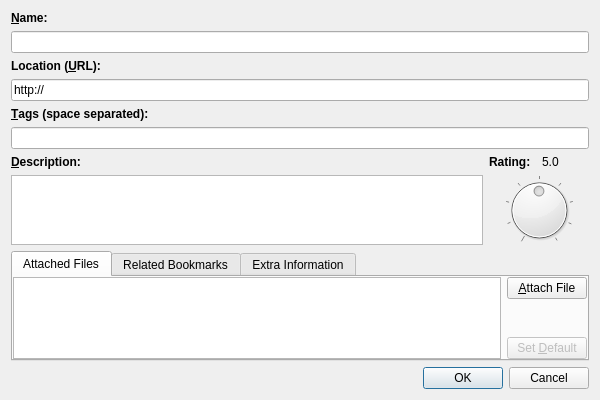
<?xml version="1.0" encoding="UTF-8"?>
<ui version="4.0">
 <class>BookmarkEditDialog</class>
 <widget class="QDialog" name="BookmarkEditDialog">
  <property name="geometry">
   <rect>
    <x>0</x>
    <y>0</y>
    <width>600</width>
    <height>400</height>
   </rect>
  </property>
  <property name="windowTitle">
   <string>Dialog</string>
  </property>
  <layout class="QVBoxLayout" name="verticalLayout" stretch="0,0,0,0,0,0,1,0,0">
   <item>
    <widget class="QLabel" name="lblName">
     <property name="styleSheet">
      <string notr="true">QLabel { font-weight: bold; }</string>
     </property>
     <property name="text">
      <string>&amp;Name:</string>
     </property>
     <property name="buddy">
      <cstring>leName</cstring>
     </property>
    </widget>
   </item>
   <item>
    <widget class="QLineEdit" name="leName"/>
   </item>
   <item>
    <widget class="QLabel" name="lblURL">
     <property name="styleSheet">
      <string notr="true">QLabel { font-weight: bold; }</string>
     </property>
     <property name="text">
      <string>Location (&amp;URL):</string>
     </property>
     <property name="buddy">
      <cstring>leURL</cstring>
     </property>
    </widget>
   </item>
   <item>
    <widget class="QLineEdit" name="leURL">
     <property name="text">
      <string>http://</string>
     </property>
    </widget>
   </item>
   <item>
    <widget class="QLabel" name="lblTags">
     <property name="styleSheet">
      <string notr="true">QLabel { font-weight: bold; }</string>
     </property>
     <property name="text">
      <string>&amp;Tags (space separated):</string>
     </property>
     <property name="buddy">
      <cstring>leTags</cstring>
     </property>
    </widget>
   </item>
   <item>
    <widget class="TagLineEdit" name="leTags"/>
   </item>
   <item>
    <widget class="QWidget" name="widget" native="true">
     <layout class="QHBoxLayout" name="horizontalLayout_4">
      <property name="leftMargin">
       <number>0</number>
      </property>
      <property name="topMargin">
       <number>0</number>
      </property>
      <property name="rightMargin">
       <number>0</number>
      </property>
      <property name="bottomMargin">
       <number>0</number>
      </property>
      <item>
       <layout class="QVBoxLayout" name="verticalLayout_3">
        <item>
         <widget class="QLabel" name="lblDesc">
          <property name="styleSheet">
           <string notr="true">QLabel { font-weight: bold; }</string>
          </property>
          <property name="text">
           <string>&amp;Description:</string>
          </property>
          <property name="buddy">
           <cstring>ptxDesc</cstring>
          </property>
         </widget>
        </item>
        <item>
         <widget class="QPlainTextEdit" name="ptxDesc"/>
        </item>
       </layout>
      </item>
      <item>
       <layout class="QVBoxLayout" name="verticalLayout_2" stretch="0,1">
        <item>
         <layout class="QHBoxLayout" name="horizontalLayout_3">
          <item>
           <widget class="QLabel" name="lblRating">
            <property name="styleSheet">
             <string notr="true">QLabel { font-weight: bold; }</string>
            </property>
            <property name="text">
             <string>Rating:</string>
            </property>
            <property name="buddy">
             <cstring>dialRating</cstring>
            </property>
           </widget>
          </item>
          <item>
           <widget class="QLabel" name="lblRatingValue">
            <property name="text">
             <string>5.0</string>
            </property>
           </widget>
          </item>
         </layout>
        </item>
        <item>
         <widget class="QDial" name="dialRating">
          <property name="maximum">
           <number>100</number>
          </property>
          <property name="value">
           <number>50</number>
          </property>
          <property name="notchTarget">
           <double>12.500000000000000</double>
          </property>
          <property name="notchesVisible">
           <bool>true</bool>
          </property>
         </widget>
        </item>
       </layout>
      </item>
     </layout>
    </widget>
   </item>
   <item>
    <widget class="QTabWidget" name="tabWidget">
     <property name="currentIndex">
      <number>0</number>
     </property>
     <widget class="QWidget" name="tabAttachedFiles">
      <attribute name="title">
       <string>Attached Files</string>
      </attribute>
      <layout class="QHBoxLayout" name="horizontalLayout">
       <property name="leftMargin">
        <number>0</number>
       </property>
       <property name="topMargin">
        <number>0</number>
       </property>
       <property name="rightMargin">
        <number>0</number>
       </property>
       <property name="bottomMargin">
        <number>0</number>
       </property>
       <item>
        <widget class="QStackedWidget" name="stwFileAttachments">
         <property name="currentIndex">
          <number>0</number>
         </property>
         <widget class="QWidget" name="pageAttachedFiles">
          <layout class="QHBoxLayout" name="horizontalLayout_6">
           <property name="leftMargin">
            <number>0</number>
           </property>
           <property name="topMargin">
            <number>0</number>
           </property>
           <property name="rightMargin">
            <number>0</number>
           </property>
           <property name="bottomMargin">
            <number>0</number>
           </property>
           <item>
            <widget class="QTableWidget" name="twAttachedFiles">
             <property name="contextMenuPolicy">
              <enum>Qt::CustomContextMenu</enum>
             </property>
             <property name="editTriggers">
              <set>QAbstractItemView::NoEditTriggers</set>
             </property>
             <property name="selectionMode">
              <enum>QAbstractItemView::SingleSelection</enum>
             </property>
             <property name="selectionBehavior">
              <enum>QAbstractItemView::SelectRows</enum>
             </property>
             <attribute name="horizontalHeaderHighlightSections">
              <bool>false</bool>
             </attribute>
             <attribute name="verticalHeaderVisible">
              <bool>false</bool>
             </attribute>
             <attribute name="verticalHeaderHighlightSections">
              <bool>false</bool>
             </attribute>
            </widget>
           </item>
           <item>
            <layout class="QVBoxLayout" name="verticalLayout_4">
             <item>
              <widget class="QPushButton" name="btnShowAttachUI">
               <property name="text">
                <string>&amp;Attach File</string>
               </property>
              </widget>
             </item>
             <item>
              <spacer name="verticalSpacer">
               <property name="orientation">
                <enum>Qt::Vertical</enum>
               </property>
               <property name="sizeHint" stdset="0">
                <size>
                 <width>20</width>
                 <height>18</height>
                </size>
               </property>
              </spacer>
             </item>
             <item>
              <widget class="QPushButton" name="btnSetFileAsDefault">
               <property name="enabled">
                <bool>false</bool>
               </property>
               <property name="text">
                <string>Set &amp;Default</string>
               </property>
              </widget>
             </item>
            </layout>
           </item>
          </layout>
         </widget>
         <widget class="QWidget" name="pageAttachNew">
          <layout class="QGridLayout" name="gridLayout">
           <property name="leftMargin">
            <number>0</number>
           </property>
           <property name="topMargin">
            <number>0</number>
           </property>
           <property name="rightMargin">
            <number>0</number>
           </property>
           <property name="bottomMargin">
            <number>0</number>
           </property>
           <item row="0" column="0">
            <widget class="QLabel" name="lblFileName">
             <property name="text">
              <string>&amp;File Name:</string>
             </property>
             <property name="buddy">
              <cstring>leFileName</cstring>
             </property>
            </widget>
           </item>
           <item row="0" column="1">
            <widget class="QLineEdit" name="leFileName"/>
           </item>
           <item row="0" column="2" rowspan="3">
            <layout class="QVBoxLayout" name="verticalLayout_5">
             <item>
              <widget class="QPushButton" name="btnBrowse">
               <property name="text">
                <string>&amp;Browse...</string>
               </property>
              </widget>
             </item>
             <item>
              <widget class="QPushButton" name="btnAttach">
               <property name="text">
                <string>&amp;Attach</string>
               </property>
              </widget>
             </item>
             <item>
              <widget class="QPushButton" name="btnCancelAttach">
               <property name="text">
                <string>&amp;Cancel</string>
               </property>
              </widget>
             </item>
             <item>
              <spacer name="verticalSpacer_2">
               <property name="orientation">
                <enum>Qt::Vertical</enum>
               </property>
               <property name="sizeHint" stdset="0">
                <size>
                 <width>20</width>
                 <height>40</height>
                </size>
               </property>
              </spacer>
             </item>
            </layout>
           </item>
           <item row="1" column="0">
            <widget class="QWidget" name="widget_2" native="true"/>
           </item>
           <item row="1" column="1">
            <widget class="QCheckBox" name="chkRemoveOriginalFile">
             <property name="text">
              <string>&amp;Remove Original Files After Attaching</string>
             </property>
            </widget>
           </item>
           <item row="2" column="0">
            <widget class="QWidget" name="widget_3" native="true"/>
           </item>
           <item row="2" column="1">
            <spacer name="horizontalSpacer_2">
             <property name="orientation">
              <enum>Qt::Horizontal</enum>
             </property>
             <property name="sizeHint" stdset="0">
              <size>
               <width>431</width>
               <height>20</height>
              </size>
             </property>
            </spacer>
           </item>
          </layout>
          <zorder>chkRemoveOriginalFile</zorder>
          <zorder>lblFileName</zorder>
          <zorder>leFileName</zorder>
          <zorder>horizontalSpacer_2</zorder>
          <zorder>widget_2</zorder>
          <zorder>widget_3</zorder>
         </widget>
        </widget>
       </item>
      </layout>
     </widget>
     <widget class="QWidget" name="tabRelatedBookmarks">
      <attribute name="title">
       <string>Related Bookmarks</string>
      </attribute>
      <layout class="QHBoxLayout" name="horizontalLayout_2" stretch="1,0">
       <property name="leftMargin">
        <number>0</number>
       </property>
       <property name="topMargin">
        <number>0</number>
       </property>
       <property name="rightMargin">
        <number>0</number>
       </property>
       <property name="bottomMargin">
        <number>0</number>
       </property>
       <item>
        <widget class="BookmarksView" name="bvLinkedBookmarks" native="true"/>
       </item>
       <item>
        <layout class="QVBoxLayout" name="verticalLayout_6">
         <item>
          <widget class="QPushButton" name="btnLinkBookmark">
           <property name="text">
            <string>&amp;Link Bookmark</string>
           </property>
          </widget>
         </item>
         <item>
          <widget class="QPushButton" name="btnRemoveLink">
           <property name="enabled">
            <bool>false</bool>
           </property>
           <property name="text">
            <string>&amp;Remove Link</string>
           </property>
          </widget>
         </item>
         <item>
          <spacer name="verticalSpacer_3">
           <property name="orientation">
            <enum>Qt::Vertical</enum>
           </property>
           <property name="sizeHint" stdset="0">
            <size>
             <width>20</width>
             <height>18</height>
            </size>
           </property>
          </spacer>
         </item>
        </layout>
       </item>
      </layout>
     </widget>
     <widget class="QWidget" name="tabExtraInfo">
      <attribute name="title">
       <string>Extra Information</string>
      </attribute>
      <layout class="QHBoxLayout" name="horizontalLayout_5">
       <property name="leftMargin">
        <number>0</number>
       </property>
       <property name="topMargin">
        <number>0</number>
       </property>
       <property name="rightMargin">
        <number>0</number>
       </property>
       <property name="bottomMargin">
        <number>0</number>
       </property>
       <item>
        <widget class="QTableView" name="tvExtraInfos">
         <property name="editTriggers">
          <set>QAbstractItemView::DoubleClicked|QAbstractItemView::EditKeyPressed</set>
         </property>
        </widget>
       </item>
       <item>
        <layout class="QVBoxLayout" name="verticalLayout_7">
         <item>
          <widget class="QPushButton" name="btnAddExtraInfo">
           <property name="text">
            <string>Add</string>
           </property>
          </widget>
         </item>
         <item>
          <widget class="QPushButton" name="btnRemoveExtraInfo">
           <property name="text">
            <string>Remove</string>
           </property>
          </widget>
         </item>
         <item>
          <spacer name="verticalSpacer_4">
           <property name="orientation">
            <enum>Qt::Vertical</enum>
           </property>
           <property name="sizeHint" stdset="0">
            <size>
             <width>20</width>
             <height>17</height>
            </size>
           </property>
          </spacer>
         </item>
        </layout>
       </item>
      </layout>
     </widget>
    </widget>
   </item>
   <item>
    <widget class="QDialogButtonBox" name="buttonBox">
     <property name="orientation">
      <enum>Qt::Horizontal</enum>
     </property>
     <property name="standardButtons">
      <set>QDialogButtonBox::Cancel|QDialogButtonBox::Ok</set>
     </property>
    </widget>
   </item>
  </layout>
 </widget>
 <customwidgets>
  <customwidget>
   <class>TagLineEdit</class>
   <extends>QLineEdit</extends>
   <header>TagLineEdit.h</header>
  </customwidget>
  <customwidget>
   <class>BookmarksView</class>
   <extends>QWidget</extends>
   <header>BookmarksView.h</header>
   <container>1</container>
  </customwidget>
 </customwidgets>
 <tabstops>
  <tabstop>leName</tabstop>
  <tabstop>leURL</tabstop>
  <tabstop>leFileName</tabstop>
  <tabstop>btnBrowse</tabstop>
  <tabstop>btnAttach</tabstop>
  <tabstop>ptxDesc</tabstop>
  <tabstop>dialRating</tabstop>
  <tabstop>buttonBox</tabstop>
 </tabstops>
 <resources/>
 <connections>
  <connection>
   <sender>buttonBox</sender>
   <signal>accepted()</signal>
   <receiver>BookmarkEditDialog</receiver>
   <slot>accept()</slot>
   <hints>
    <hint type="sourcelabel">
     <x>257</x>
     <y>390</y>
    </hint>
    <hint type="destinationlabel">
     <x>157</x>
     <y>274</y>
    </hint>
   </hints>
  </connection>
  <connection>
   <sender>buttonBox</sender>
   <signal>rejected()</signal>
   <receiver>BookmarkEditDialog</receiver>
   <slot>reject()</slot>
   <hints>
    <hint type="sourcelabel">
     <x>325</x>
     <y>390</y>
    </hint>
    <hint type="destinationlabel">
     <x>286</x>
     <y>274</y>
    </hint>
   </hints>
  </connection>
 </connections>
</ui>
